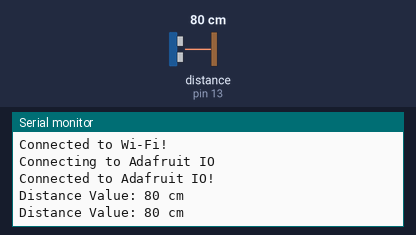
Recording of a sketch running on a simulated Arduino Uno, built with avr-gcc and run on an emulated ATmega328P. On the bench: the last lines printed to the serial monitor. Wiring (inferred from the names in the program): ultrasonic range finder: trigger pin 12; echo pin 13. The test bench sets the inputs (shaded band); at power-on: distance to the obstacle (sensor on pin 13) 80 cm. The echo pulse lasts 58.3 µs per cm; WiFi joins after 1.5 s; servers stay silent unless stated.

Above: at 4.2 s.
4.3 s: distance to the obstacle (sensor on pin 13) set to 2 cm
At 4.8 s:
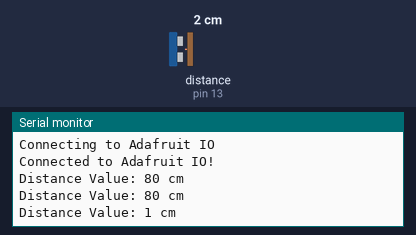
5.8 s: distance to the obstacle (sensor on pin 13) set to 4 cm
At 6.6 s:
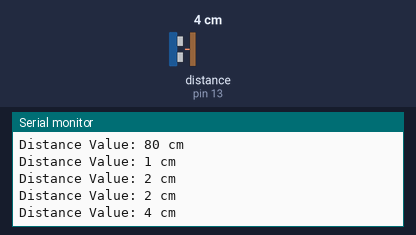
Timing chart, 0 to 8.8 s (numbered marks = the images above; inputs shaded):
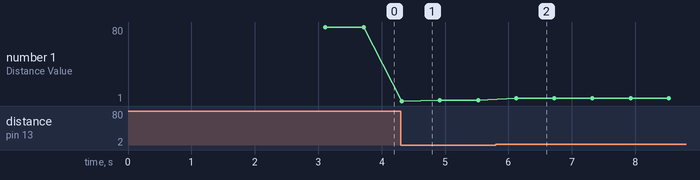

Measured:
- after the input at 4.3 s, the serial monitor: prints a new line at once (image 1)
- after the input at 5.8 s, the serial monitor: prints a new line after 0.32 s (image 2)
- plotted number 1: 80 → 2 after the input at 4.3 s, 2 → 4 after the input at 5.8 s

The sketch:

Ultrasonic_IoT.ino
```cpp
#include "AdafruitIO_WiFi.h"

// Replace with your Adafruit IO credentials
#define IO_USERNAME  "your_username"      // Adafruit IO Username (replace with your actual username)
#define IO_KEY       "your_aio_key"       // Adafruit IO Key (replace with your actual key)

// Replace with your Wi-Fi credentials
#define WIFI_SSID    "your_wifi_ssid"     // Wi-Fi SSID (replace with your actual Wi-Fi name)
#define WIFI_PASS    "your_wifi_password" // Wi-Fi Password (replace with your actual Wi-Fi password)

// Pin for Soil Moisture Sensor (Ultrasonic)
#define Trig 12  // GPIO 12 for trig/ping pin
#define Echo 13  // GPIO 13 for echo pin

// Create an instance of AdafruitIO_WiFi for ESP32
AdafruitIO_WiFi io(IO_USERNAME, IO_KEY, WIFI_SSID, WIFI_PASS);

// Create a feed called "distance" to send distance data
AdafruitIO_Feed *distance_feed = io.feed("distance");

void setup() {
  // Start serial communication for debugging
  Serial.begin(115200);

  // Set up the ultrasonic sensor pins
  pinMode(Trig, OUTPUT); // Trigger pin
  pinMode(Echo, INPUT);  // Echo pin

  // Connect to Wi-Fi
  Serial.print("Connecting to Wi-Fi");
  WiFi.begin(WIFI_SSID, WIFI_PASS);
  while (WiFi.status() != WL_CONNECTED) {
    Serial.print(".");
    delay(500);  // Delay for 500ms to avoid overloading the serial
  }
  Serial.println();
  Serial.println("Connected to Wi-Fi!");

  // Connect to Adafruit IO
  Serial.print("Connecting to Adafruit IO");
  io.connect();

  // Wait for the connection to establish
  while (io.status() < AIO_CONNECTED) {
    Serial.print(".");
    delay(500);  // Delay for 500ms to avoid overloading the serial
  }
  Serial.println();
  Serial.println("Connected to Adafruit IO!");
}

void loop() {
  // Run the Adafruit IO loop to maintain the connection
  io.run();

  // Read and calculate the distance
  long duration;
  int distance_value;

  // Send a pulse to trigger the sensor
  digitalWrite(Trig, LOW);  // Clear the trig pin
  delayMicroseconds(2);     // Short delay to stabilize
  digitalWrite(Trig, HIGH); // Send a 10us pulse to start measuring
  delayMicroseconds(10);
  digitalWrite(Trig, LOW);  // Turn off the trig pin

  // Measure the time for the pulse to return
  duration = pulseIn(Echo, HIGH);

  // Calculate distance in cm (based on speed of sound: 29.1 microseconds per cm)
  distance_value = duration / 29 / 2;

  // Print the distance value to the Serial Monitor
  Serial.print("Distance Value: ");
  Serial.print(distance_value);
  Serial.println(" cm");

  // Send the distance value to Adafruit IO feed
  distance_feed->save(distance_value);

  // Wait for 500 milliseconds before the next measurement
  delay(500);  // Adjust this delay as needed (based on how frequently you want updates)
}
```
